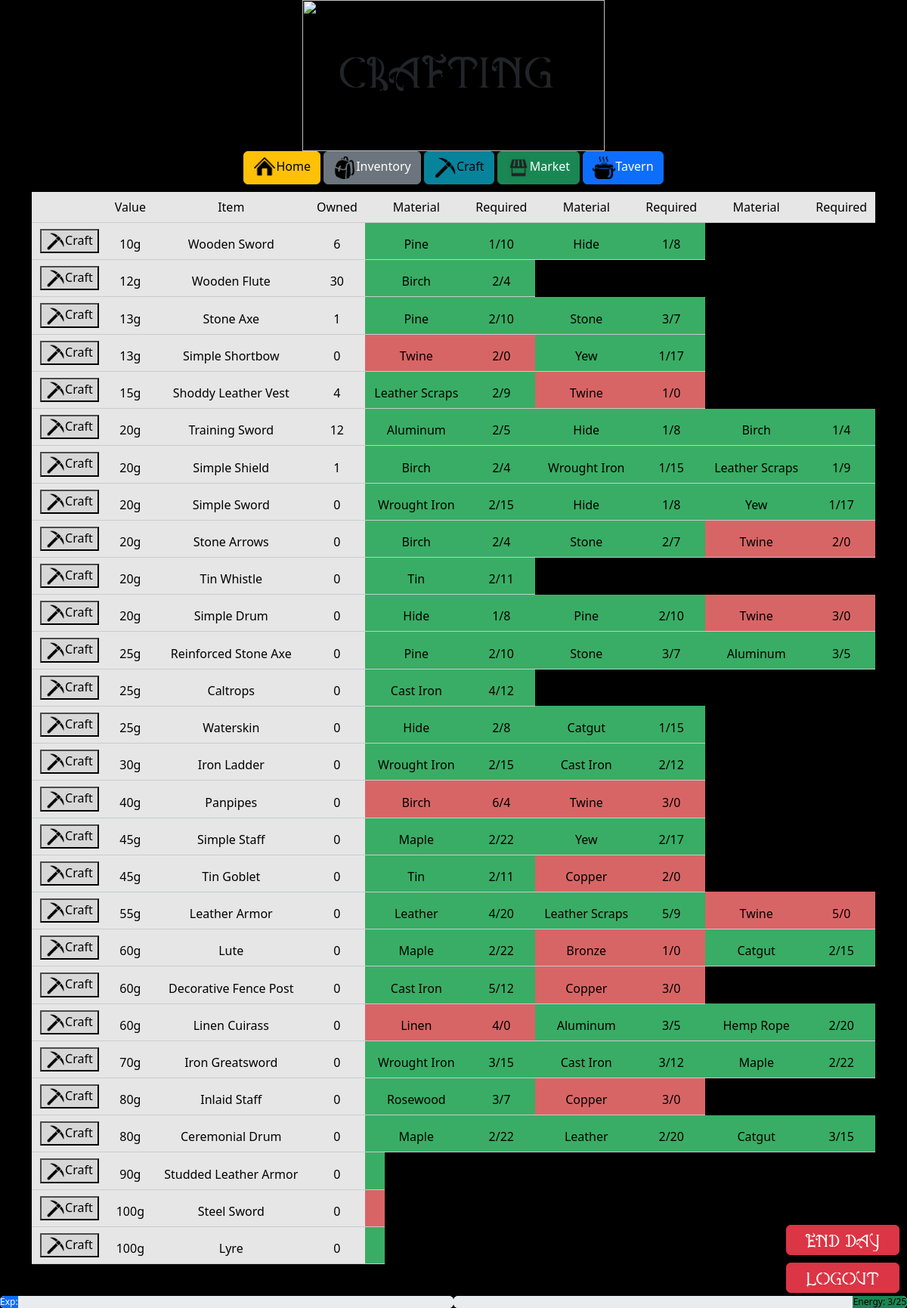
Screenshot of /craft (signed in) with the database file from the repository.
### tables this page shows
CREATE TABLE "recipes" (
    creation_id INTEGER NOT NULL
,
    m1_id INTEGER NOT NULL,
    m1_amt INTEGER NOT NULL,
    m2_id INTEGER, m2_amt INTEGER,
    m3_id INTEGER, m3_amt INTEGER, 'level' INTEGER NOT NULL DEFAULT 1, 'exp' INTEGER NOT NULL DEFAULT 0, 'energy' INTEGER NOT NULL DEFAULT 0);

CREATE TABLE creations (
    id INTEGER PRIMARY KEY AUTOINCREMENT NOT NULL,
    name TEXT NOT NULL,
    base_price INTEGER NOT NULL
);

CREATE TABLE materials (
    id INTEGER PRIMARY KEY AUTOINCREMENT NOT NULL,
    name TEXT NOT NULL,
    base_price INTEGER NOT NULL
);

CREATE TABLE "stats" ('player_id' INTEGER PRIMARY KEY AUTOINCREMENT NOT NULL DEFAULT 1 , 'gold' INTEGER NOT NULL DEFAULT 200 , 'level' INTEGER NOT NULL DEFAULT 1, 'exp' INTEGER NOT NULL DEFAULT 0, 'next_level' INTEGER DEFAULT 100,'energy' INTEGER NOT NULL DEFAULT 10,'max_energy' INTEGER NOT NULL DEFAULT 10, `day` INTEGER NOT NULL DEFAULT 1);

### app.py (the view, shortened to what this page needs)
@app.route("/craft", methods=["GET", "POST"])
def craft():
    recipes = db.execute("""SELECT c.name, c.base_price, IFNULL(ci.amount, 0) AS owned, m1.name AS m1_name, m1_amt, IFNULL(i1.amount, 0) AS i1_amt,
                            m2.name AS m2_name, m2_amt, IFNULL(i2.amount, 0) AS i2_amt,
                            m3.name AS m3_name, m3_amt, IFNULL(i3.amount, 0) AS i3_amt, c.id, level
                            FROM recipes
                            LEFT JOIN materials AS m1 ON recipes.m1_id = m1.id
                            LEFT JOIN materials_inventory AS i1 ON recipes.m1_id = i1.mat_id AND i1.player_id = ?
                            LEFT JOIN materials AS m2 ON recipes.m2_id = m2.id
                            LEFT JOIN materials_inventory AS i2 ON recipes.m2_id = i2.mat_id AND i2.player_id = ?
                            LEFT JOIN materials AS m3 ON recipes.m3_id = m3.id
                            LEFT JOIN materials_inventory AS i3 ON recipes.m3_id = i3.mat_id AND i3.player_id = ?
                            JOIN creations c ON recipes.creation_id = c.id
                            LEFT JOIN creations_inventory ci ON recipes.creation_id = ci.creation_id and ci.player_id = ?
                            ORDER BY c.base_price""", session["user_id"], session["user_id"], session["user_id"], session["user_id"])
    stats = db.execute("SELECT * FROM stats WHERE player_id = ?", session["user_id"])[0]
    if request.method == "GET":
        return render_template("craft.html", recipes=recipes, stats=stats)

### templates/craft.html (shortened to what this page needs)
{% extends "layout.html" %}
{% block body %}
<body id="workshop">
    <div class="container">
        <img src="/static/scroll.png" class="overhead">
        <div class="centered">Crafting!</div>
    </div>
    <div class="container" id="navbutton">
        <a href="{{ url_for('stats') }}" class="btn btn-warning">
            <img src="/static/home.png" style="width:30px">Home</a>
        <a href="{{ url_for('inventory') }}" class="btn btn-secondary">
            <img src="/static/inventory.png" style="width:30px">Inventory</a>
        <button class="btn btn-info" disabled>
            <img src="/static/Pickaxe.png" style="width:30px">Craft</button>
        <a href="{{ url_for('market') }}" class="btn btn-success">
            <img src="/static/market.png" style="width:30px">Market</a>
        <a href="{{ url_for('tavern') }}" class="btn btn-primary">
            <img src="/static/tavern.png" style="width:30px">Tavern</a>
        <table class="table" style="width: 100%; opacity: 0.9; margin: 10px auto">
            <thead>
                <tr>
                    <td></td>
                    <td>Value</td>
                    <td>Item</td>
                    <td>Owned</td>
                    <td>Material</td>
                    <td>Required</td>
                    <td>Material</td>
                    <td>Required</td>
                    <td>Material</td>
                    <td>Required</td>
                </tr>
                {% for recipe in recipes %}
                {% if stats['level'] >= recipe.level %}
                <form action="/craft" method="post">
                    <tr>
                        <td><button type="submit" name="id" value="{{ recipe.id }}"><img src="/static/Pickaxe.png" style="width: 25px">Craft</button></td>
                        <td>{{ recipe.base_price }}g</td>
                        <td>{{ recipe.name }}</td>
                        <td>{{ recipe.owned }}</td>
                        {% if recipe.m1_amt > recipe.i1_amt %}
                        <td id="uncraftable">{{ recipe.m1_name }}</td>
                        <td id="uncraftable">{{ recipe.m1_amt }}/{{ recipe.i1_amt }}</td>
                        {% else %}
                        <td id="craftable">{{ recipe.m1_name }}</td>
                        <td id="craftable">{{ recipe.m1_amt }}/{{ recipe.i1_amt }}</td>
                        {% endif %}
                        {% if recipe.m2_name %}
                        {% if recipe.m2_amt > recipe.i2_amt %}
                        <td id="uncraftable">{{ recipe.m2_name }}</td>
                        <td id="uncraftable">{{ recipe.m2_amt }}/{{ recipe.i2_amt }}</td>
                        {% else %}
                        <td id="craftable">{{ recipe.m2_name }}</td>
                        <td id="craftable">{{ recipe.m2_amt }}/{{ recipe.i2_amt }}</td>
                        {% endif %}
                        {% endif %}
                        {% if recipe.m3_name %}
                        {%if recipe.m3_amt > recipe.i3_amt %}
                        <td id="uncraftable">{{ recipe.m3_name }}</td>
                        <td id="uncraftable">{{ recipe.m3_amt }}/{{ recipe.i3_amt }}</td>
                        {% else %}
                        <td id="craftable">{{ recipe.m3_name }}</td>
                        <td id="craftable">{{ recipe.m3_amt }}/{{ recipe.i3_amt }}</td>
                        {% endif %}
                        {% endif %}
                    </tr>
                </form>
                {% endif %}
                {% endfor %}
            </thead>
        </table>
    </div>
    {% set exp_bar = (stats['exp'] / stats['next_level']) * 100 %}
    <div class="progress" style="position: fixed; bottom: 0; text-align: center; width: 50%" role="progressbar" aria-label="Example with label" aria-valuemin="0" aria-valuemax="100">
        <div class="progress-bar" style="width: {{ exp_bar }}%">Exp:  {{ '%0.2f' % exp_bar|float }}%</div>
    </div>
    {% set energy_bar = (stats['energy'] / stats['max_energy'] * 100) %}
    <div class="progress justify-content-end" style="position: fixed; bottom: 0; right: 0; text-align: center; width: 50%" role="progressbar" aria-label="Example with label" aria-valuemin="0" aria-valuemax="100">
        <div class="progress-bar bg-success" style="width: {{ energy_bar }}%; color: black">Energy:  {{ stats['energy'] }}/{{ stats['max_energy'] }}</div>
    </div>
</body>
{% endblock %}

### templates/layout.html (shortened to what this page needs)
<!DOCTYPE html>
<html lang="en">
    <head>
        <link href="/static/style.css" rel="stylesheet">
        <link href="https://cdn.jsdelivr.net/npm/bootstrap@5.3.3/dist/css/bootstrap.min.css" rel="stylesheet">
    </head>
        {% block body %}{% endblock %}
    <br>
    <a href="{{ url_for('end_day') }}">
        <div style="position: fixed; bottom: 70px; right: 10px; z-index: 1">
            <button class="btn btn-danger" type="submit" id="end_day">End Day</button>
        </div>
    </a>
    <br>
    <a href="{{ url_for('logout') }}">
        <div style="position: fixed; bottom: 20px; right: 10px; z-index: 1">
            <button class="btn btn-danger" type="submit" id="end_day">Logout</button>
        </div>
    </a>
    {% set exp_bar = (stats['exp'] / stats['next_level']) * 100 %}
    <div class="progress" id="experience_bar" role="progressbar" aria-label="Example with label" aria-valuemin="0" aria-valuemax="100">
        <div class="progress-bar" style="width: {{ exp_bar }}%">Exp:  {{ '%0.2f' % exp_bar|float }}%</div>
    </div>
    {% set energy_bar = (stats['energy'] / stats['max_energy'] * 100) %}
    <div class="progress justify-content-end" id="energy_bar" role="progressbar" aria-label="Example with label" aria-valuemin="0" aria-valuemax="100">
        <div class="progress-bar bg-success" style="width: {{ energy_bar }}%; color: black">Energy:  {{ stats['energy'] }}/{{ stats['max_energy'] }}</div>
    </div>
</html>

### static/style.css (style rules this page uses)
#workshop { background-image:url('/static/BlacksmithShop.gif'); background-position: center; background-repeat: no-repeat; background-attachment: fixed; background-size: cover; background-color: black; }
#navbutton { position: relative; }
#craftable { background-color: #40c070; }
#uncraftable { background-color: #f07070; }
.centered { position: absolute; top: 30%; right: 0; left: 0; margin-left: auto; margin-right: auto; font-size: 50px; font-family: AQ; }
.container { position: relative; text-align: center; }
.overhead { width: 400px; height: 200px; position: center; }
#end_day { width: 150px; height: 40px; font-size: 20px; font-family: AQ; }
#energy_bar { position: fixed; bottom: 0; right: 0; text-align: center; width: 50%; z-index: 1; }
#experience_bar { position: fixed; bottom: 0; text-align: center; width: 50%; z-index: 1; }

### rows the page displays
recipes: {{ recipe.id }} 4 (drawn), base_price "10", name "Wooden Sword", owned "6", m1_name "Pine", m1_amt "1", i1_amt "10", m2_name "Hide", m2_amt "1", i2_amt "8"
recipes: {{ recipe.id }} 5 (drawn), base_price "12", name "Wooden Flute", owned "30", m1_name "Birch", m1_amt "2", i1_amt "4"
recipes: base_price "13", name "Stone Axe", owned "1", m1_name "Pine", m1_amt "2", i1_amt "10", m2_name "Stone", m2_amt "3", i2_amt "7"
recipes: {{ recipe.id }} 3 (drawn), base_price "13", name "Simple Shortbow", owned "0", m1_name "Twine", m1_amt "2", i1_amt "0", m2_name "Yew", m2_amt "1", i2_amt "17"
recipes: base_price "15", name "Shoddy Leather Vest", owned "4", m1_name "Leather Scraps", m1_amt "2", i1_amt "9", m2_name "Twine", m2_amt "1", i2_amt "0"
recipes: {{ recipe.id }} 6 (drawn), base_price "20", name "Training Sword", owned "12", m1_name "Aluminum", m1_amt "2", i1_amt "5", m2_name "Hide", m2_amt "1", i2_amt "8", m3_name "Birch", m3_amt "1", i3_amt "4"
recipes: {{ recipe.id }} 7 (drawn), base_price "20", name "Simple Shield", owned "1", m1_name "Birch", m1_amt "2", i1_amt "4", m2_name "Wrought Iron", m2_amt "1", i2_amt "15", m3_name "Leather Scraps", m3_amt "1", i3_amt "9"
recipes: base_price "20", name "Simple Sword", owned "0", m1_name "Wrought Iron", m1_amt "2", i1_amt "15", m2_name "Hide", m2_amt "1", i2_amt "8", m3_name "Yew", m3_amt "1", i3_amt "17"
recipes: {{ recipe.id }} 19 (drawn), base_price "20", name "Stone Arrows", owned "0", m1_name "Birch", m1_amt "2", i1_amt "4", m2_name "Stone", m2_amt "2", i2_amt "7", m3_name "Twine", m3_amt "2", i3_amt "0"
recipes: {{ recipe.id }} 22 (drawn), base_price "20", name "Tin Whistle", owned "0", m1_name "Tin", m1_amt "2", i1_amt "11"
recipes: {{ recipe.id }} 24 (drawn), base_price "20", name "Simple Drum", owned "0", m1_name "Hide", m1_amt "1", i1_amt "8", m2_name "Pine", m2_amt "2", i2_amt "10", m3_name "Twine", m3_amt "3", i3_amt "0"
recipes: {{ recipe.id }} 16 (drawn), base_price "25", name "Reinforced Stone Axe", owned "0", m1_name "Pine", m1_amt "2", i1_amt "10", m2_name "Stone", m2_amt "3", i2_amt "7", m3_name "Aluminum", m3_amt "3", i3_amt "5"
recipes: {{ recipe.id }} 17 (drawn), base_price "25", name "Caltrops", owned "0", m1_name "Cast Iron", m1_amt "4", i1_amt "12"
recipes: {{ recipe.id }} 21 (drawn), base_price "25", name "Waterskin", owned "0", m1_name "Hide", m1_amt "2", i1_amt "8", m2_name "Catgut", m2_amt "1", i2_amt "15"
recipes: {{ recipe.id }} 25 (drawn), base_price "30", name "Iron Ladder", owned "0", m1_name "Wrought Iron", m1_amt "2", i1_amt "15", m2_name "Cast Iron", m2_amt "2", i2_amt "12"
recipes: {{ recipe.id }} 9 (drawn), base_price "40", name "Panpipes", owned "0", m1_name "Birch", m1_amt "6", i1_amt "4", m2_name "Twine", m2_amt "3", i2_amt "0"
recipes: {{ recipe.id }} 12 (drawn), base_price "45", name "Simple Staff", owned "0", m1_name "Maple", m1_amt "2", i1_amt "22", m2_name "Yew", m2_amt "2", i2_amt "17"
recipes: {{ recipe.id }} 15 (drawn), base_price "45", name "Tin Goblet", owned "0", m1_name "Tin", m1_amt "2", i1_amt "11", m2_name "Copper", m2_amt "2", i2_amt "0"
recipes: {{ recipe.id }} 11 (drawn), base_price "55", name "Leather Armor", owned "0", m1_name "Leather", m1_amt "4", i1_amt "20", m2_name "Leather Scraps", m2_amt "5", i2_amt "9", m3_name "Twine", m3_amt "5", i3_amt "0"
recipes: {{ recipe.id }} 10 (drawn), base_price "60", name "Lute", owned "0", m1_name "Maple", m1_amt "2", i1_amt "22", m2_name "Bronze", m2_amt "1", i2_amt "0", m3_name "Catgut", m3_amt "2", i3_amt "15"
recipes: {{ recipe.id }} 18 (drawn), base_price "60", name "Decorative Fence Post", owned "0", m1_name "Cast Iron", m1_amt "5", i1_amt "12", m2_name "Copper", m2_amt "3", i2_amt "0"
recipes: {{ recipe.id }} 23 (drawn), base_price "60", name "Linen Cuirass", owned "0", m1_name "Linen", m1_amt "4", i1_amt "0", m2_name "Aluminum", m2_amt "3", i2_amt "5", m3_name "Hemp Rope", m3_amt "2", i3_amt "20"
recipes: {{ recipe.id }} 28 (drawn), base_price "70", name "Iron Greatsword", owned "0", m1_name "Wrought Iron", m1_amt "3", i1_amt "15", m2_name "Cast Iron", m2_amt "3", i2_amt "12", m3_name "Maple", m3_amt "2", i3_amt "22"
recipes: {{ recipe.id }} 20 (drawn), base_price "80", name "Inlaid Staff", owned "0", m1_name "Rosewood", m1_amt "3", i1_amt "7", m2_name "Copper", m2_amt "3", i2_amt "0"
recipes: {{ recipe.id }} 26 (drawn), base_price "80", name "Ceremonial Drum", owned "0", m1_name "Maple", m1_amt "2", i1_amt "22", m2_name "Leather", m2_amt "2", i2_amt "20", m3_name "Catgut", m3_amt "3", i3_amt "15"
recipes: {{ recipe.id }} 13 (drawn), base_price "90", name "Studded Leather Armor", owned "0"
recipes: {{ recipe.id }} 14 (drawn), base_price "100", name "Steel Sword", owned "0"
recipes: {{ recipe.id }} 27 (drawn), base_price "100", name "Lyre", owned "0"
stats: energy "3", max_energy "25"
